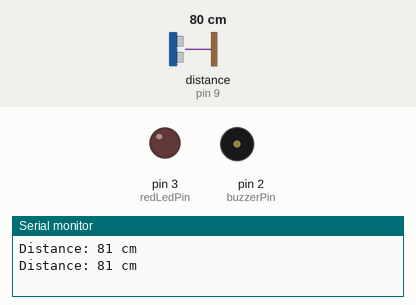
Simulated run of this sketch. Board: Arduino Uno, built with avr-gcc and run on an emulated ATmega328P. Shown: output pins drawn as LEDs (lit = HIGH), buzzer (waves = sounding, pin HIGH), the last lines printed to the serial monitor. Inputs (shaded band) come from the test bench; at power-on: distance to the obstacle (sensor on pin 9) 80 cm. The echo pulse lasts 58.3 µs per cm.

Above: at 1.8 s.
1.9 s: distance to the obstacle (sensor on pin 9) set to 27 cm
3.4 s: distance to the obstacle (sensor on pin 9) set to 22 cm
At 4.5 s:
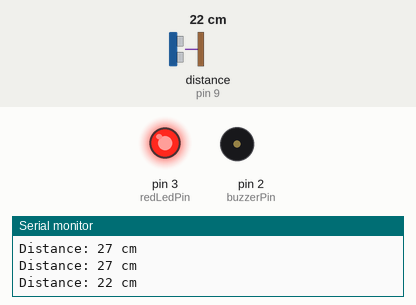
5.5 s: distance to the obstacle (sensor on pin 9) set to 18 cm
7.2 s: distance to the obstacle (sensor on pin 9) set to 14 cm
At 9.0 s:
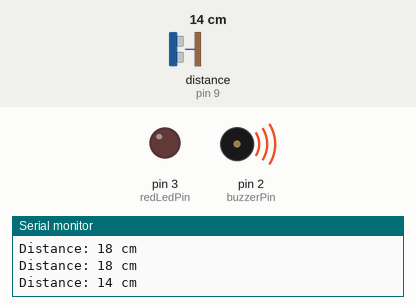
9.5 s: distance to the obstacle (sensor on pin 9) set to 35 cm
At 10.7 s:
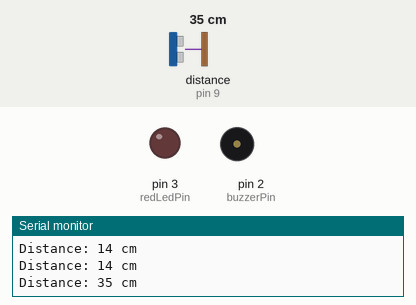
11.5 s: distance to the obstacle (sensor on pin 9) set to 2 cm
At 12.3 s:
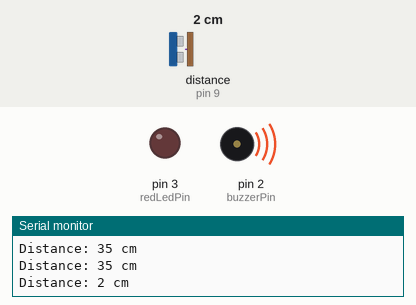
Timing chart, 0 to 14.5 s (numbered marks = the images above; inputs shaded):
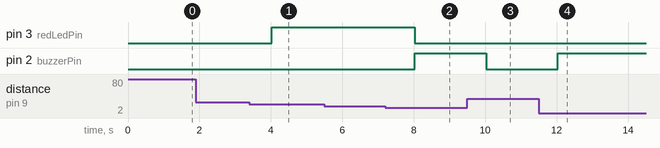

Measured:
- the behaviour switches between 25 and 24 cm on distance to the obstacle (sensor on pin 9) (found by bisection; images 0 and 1)
- the behaviour switches between 16 and 15 cm on distance to the obstacle (sensor on pin 9) (found by bisection; images 1 and 2)
- after the input at 3.4 s, pin 3 (redLedPin): LOW → HIGH after 0.62 s
- after the input at 7.2 s, pin 3 (redLedPin): HIGH → LOW after 0.83 s; pin 2 (buzzerPin): LOW → HIGH after 0.83 s
- after the input at 9.5 s, pin 2 (buzzerPin): HIGH → LOW after 0.53 s
- after the input at 11.5 s, pin 2 (buzzerPin): LOW → HIGH after 0.53 s

The sketch:

UltrasonicSensorLibExplore8.ino
```cpp
#include <NewPing.h>

// Define the pins for the ultrasonic sensor
const int trigPin = 8;   // Trigger pin
const int echoPin = 9;   // Echo pin
const int buzzerPin = 2; // Buzzer pin
const int redLedPin = 3; // Red LED pin

// Define the threshold distances for activating the buzzer and LED
const int buzzerThreshold_cm = 15; // Buzzer threshold distance in cm
const int ledLowerThreshold_cm = 15; // Lower threshold for activating the LED
const int ledUpperThreshold_cm = 25; // Upper threshold for activating the LED

// Create an instance of the NewPing library
NewPing sonar(trigPin, echoPin);

void setup() {
  // Initialize Serial communication
  Serial.begin(9600);

  // Set the buzzer pin as an output
  pinMode(buzzerPin, OUTPUT);

  // Set the red LED pin as an output
  pinMode(redLedPin, OUTPUT);
}

void loop() {
  // Measure distance using the NewPing library
  unsigned int distance_cm = sonar.ping_cm();

  // Check if the distance measurement is valid
  if (distance_cm != 0) {
    // Print the distance to the Serial Monitor
    Serial.print("Distance: ");
    Serial.print(distance_cm);
    Serial.println(" cm");

    // Check if the distance is less than or equal to the buzzer threshold distance
    if (distance_cm <= buzzerThreshold_cm) {
      // Beep the buzzer
      digitalWrite(buzzerPin, HIGH);
    } else {
      // Turn off the buzzer
      digitalWrite(buzzerPin, LOW);
    }

    // Check if the distance is within the range to activate the red LED
    if (distance_cm > ledLowerThreshold_cm && distance_cm < ledUpperThreshold_cm) {
      // Turn on the red LED
      digitalWrite(redLedPin, HIGH);
    } else {
      // Turn off the red LED
      digitalWrite(redLedPin, LOW);
    }
  } else {
    Serial.println("Error: No echo received");
  }

  // Add a delay between measurements (adjust as needed)
  delay(1000);
}
```
